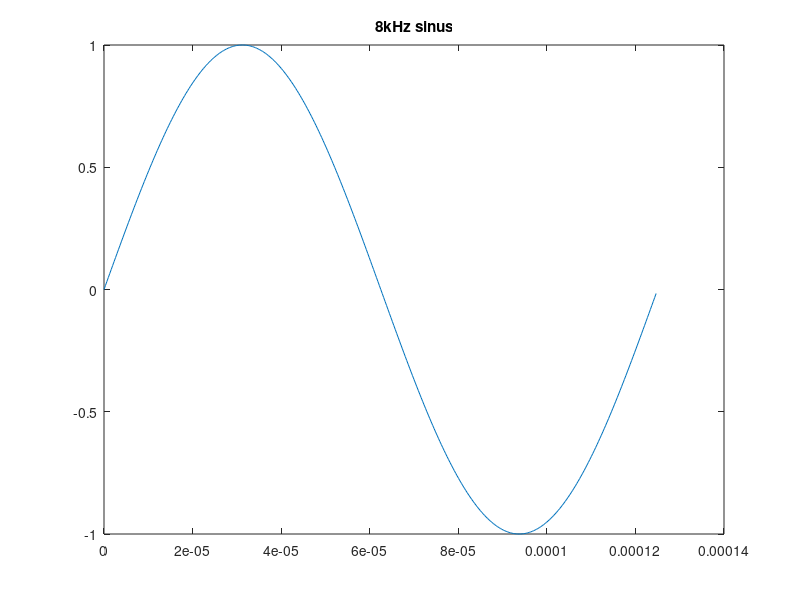
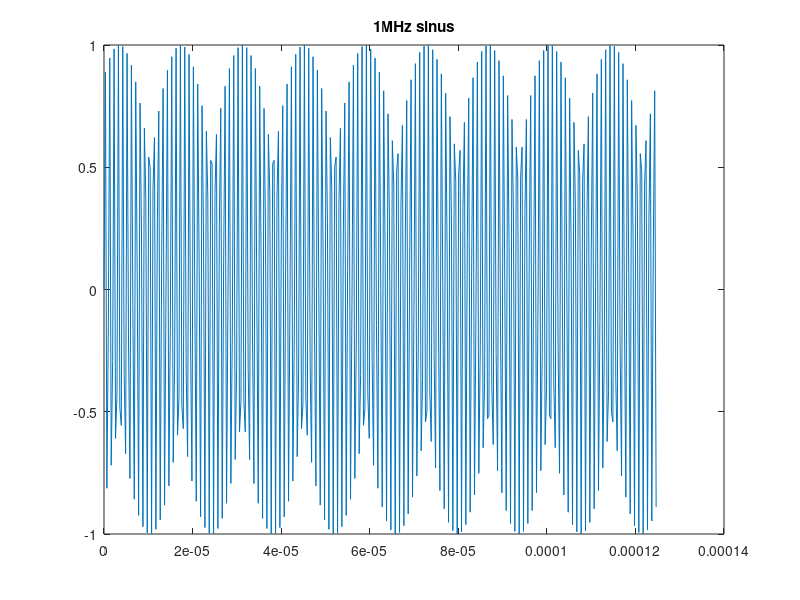
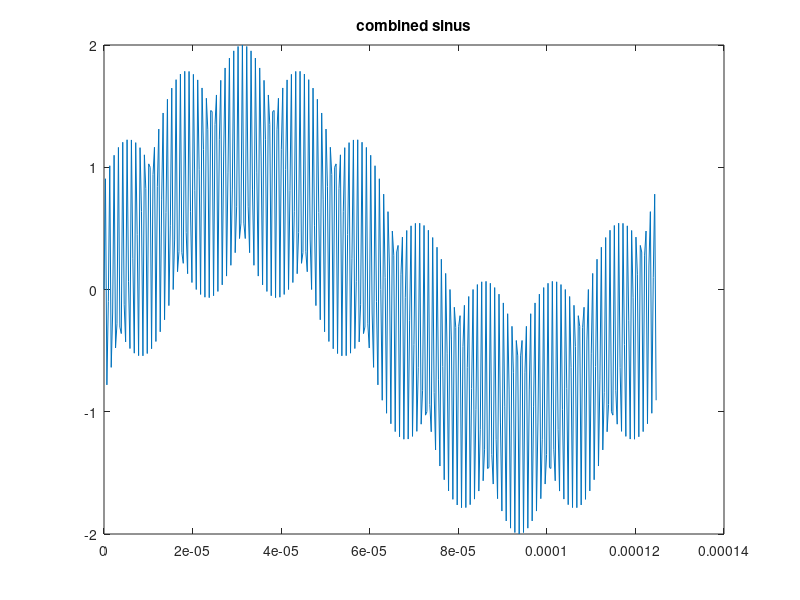

Here is the MATLAB script that generated these plots, in order:
close all;
fs_sin =  3072000;                    % Sampling frequency (samples per second)
dt = 1/fs_sin;                   % seconds per sample
StopTime = (1/8) * 10^-3;             % seconds
t_sin = (0:dt:StopTime-dt)';     % seconds
F_8k = 8000;                      % Sine wave frequency (hertz)
F_1M = 1 * 10^6;
sin_8k = sin(2*pi*F_8k*t_sin);
sin_1M = sin(2*pi*F_1M*t_sin);
sin_comb = sin_8k + sin_1M;

figure; 
plot(t_sin, sin_8k);
title('8kHz sinus');

figure; 
plot(t_sin, sin_1M);
title('1MHz sinus');



figure; 
plot(t_sin, sin_comb);
title('combined sinus');
